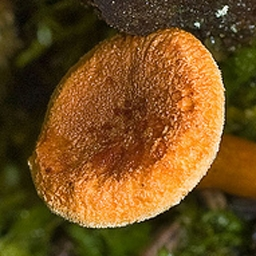
#> input picture core/salient_object_detection/mushrooms/n12997919_1514.jpg, 256 x 256 px; its folder holds only this picture in this run
$ jupyter execute salient_object_detection.ipynb   (older library calls are emulated)
#> lines starting #> are read from the running program, lines starting #| are printed output that depends on the picture
[cell 1]
import cv2
import glob
import tensorflow as tf
import numpy as np
import os
from scipy import misc
import argparse
import sys
# Will use matplotlib for showing the image
from matplotlib import pyplot as plt

print(tf.__version__)

[cell 2]
g_mean = np.array(([126.88,120.24,112.19])).reshape([1,1,3])
output_folder = "./test_output"

[cell 3]
def rgba2rgb(img):
    return img[:,:,:3]*np.expand_dims(img[:,:,3],2)

[cell 4]
def enhance_images():

    print("Enhancing images...")

    if not os.path.exists('./enhanced'):
        os.mkdir('./enhanced')

    input_image_filenames = glob.glob("mushrooms/*.jpg")
    for filename in input_image_filenames:

        image = cv2.imread(filename, cv2.IMREAD_COLOR)
#> image is the input picture: shape (256, 256, 3); mean B, G, R 29.7, 77, 111

        image_yuv = cv2.cvtColor(image, cv2.COLOR_BGR2YUV)
#> image_yuv: shape (256, 256, 3); mean of channels 0, 1, 2 81.8, 102.4, 153.7
        # equalize the histogram of the Y channel
        image_yuv[:,:,0] = cv2.equalizeHist(image_yuv[:,:,0])
#> image_yuv: shape (256, 256, 3); mean of channels 0, 1, 2 128.4, 102.4, 153.7
        output_image = cv2.cvtColor(image_yuv, cv2.COLOR_YUV2BGR)
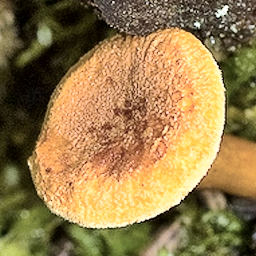
#> output_image: shape (256, 256, 3); mean B, G, R 76.6, 123.6, 150.3

        input_rgb = cv2.cvtColor(image, cv2.COLOR_BGR2RGB)
        output_rgb = cv2.cvtColor(image_yuv, cv2.COLOR_YUV2RGB)
        #plt.imshow(np.hstack((input_rgb,output_rgb)))

        filename_without_path = filename[10:]

        cv2.imwrite('./enhanced/' + filename_without_path, output_image)

[cell 5]
def generate_salience_maps():

    print("Generating salience maps...")

    rgb_folder = "./enhanced"
    gpu_fraction = 1.0

    if not os.path.exists('./salience_maps'):
        os.mkdir('./salience_maps')

    gpu_options = tf.GPUOptions(per_process_gpu_memory_fraction = gpu_fraction)
    with tf.Session(config=tf.ConfigProto(gpu_options = gpu_options)) as sess:
        saver = tf.train.import_meta_graph('./meta_graph/my-model.meta')
        saver.restore(sess,tf.train.latest_checkpoint('./salience_model'))
        image_batch = tf.get_collection('image_batch')[0]
        pred_mattes = tf.get_collection('mask')[0]


        rgb_pths = os.listdir(rgb_folder)
        for rgb_pth in rgb_pths:
            rgb = misc.imread(os.path.join(rgb_folder,rgb_pth))
            if rgb.shape[2]==4:
                rgb = rgba2rgb(rgb)
            origin_shape = rgb.shape
            rgb = np.expand_dims(misc.imresize(rgb.astype(np.uint8),[320,320,3],interp="nearest").astype(np.float32)-g_mean,0)


            feed_dict = {image_batch:rgb}
            pred_alpha = sess.run(pred_mattes,feed_dict = feed_dict)
            final_alpha = misc.imresize(np.squeeze(pred_alpha),origin_shape)
            misc.imsave(os.path.join('./salience_maps',rgb_pth),final_alpha)

[cell 6]
def convert_salience_maps_to_binary_masks():

    print("Converting salience maps to binary masks...")

    if not os.path.exists('./binary_masks'):
        os.mkdir('./binary_masks')

    input_image_filenames = glob.glob("./salience_maps/*.jpg")
    for filename in input_image_filenames:

        image = cv2.imread(filename, cv2.IMREAD_GRAYSCALE)

        (thresh, im_bw) = cv2.threshold(image, 128, 255, cv2.THRESH_BINARY | cv2.THRESH_OTSU)

        before = cv2.cvtColor(image,cv2.COLOR_GRAY2RGB)
        after = cv2.cvtColor(im_bw,cv2.COLOR_GRAY2RGB)
        #plt.imshow(np.hstack((before,after)))

        filename_without_path = filename[16:]

        cv2.imwrite('./binary_masks/' + filename_without_path, im_bw)

[cell 7]
def apply_binary_masks_to_original_images():

    print("Apply binary masks to original images...")

    if not os.path.exists('./extracted'):
        os.mkdir('./extracted')

    mask_filenames = glob.glob("./binary_masks/*.jpg")
    for filename in mask_filenames:

        mask = cv2.imread(filename, cv2.IMREAD_COLOR)
        filename_without_path = filename[15:]
        original = cv2.imread('mushrooms/' + filename_without_path, cv2.IMREAD_COLOR)

        inverted_mask = cv2.bitwise_not(mask)

        subject = cv2.bitwise_and(original, mask)

        extracted = cv2.bitwise_or(subject, inverted_mask)


        original_rgb = cv2.cvtColor(original, cv2.COLOR_BGR2RGB)
        original_and_mask = np.hstack((original_rgb, mask))
        extracted_rgb = cv2.cvtColor(extracted, cv2.COLOR_BGR2RGB)
        original_and_mask_and_extracted = np.hstack((original_and_mask, extracted_rgb))
        #plt.imshow(original_and_mask_and_extracted)

        print(filename_without_path)

        cv2.imwrite('./extracted/' + filename_without_path, extracted)

[cell 8]
enhance_images()
generate_salience_maps()
#> (the call stopped at in generate_salience_maps, `gpu_options = tf.GPUOptions(per_process_gpu_memory_fraction = gpu_frac..`: tensorflow is not available in this run)

$ run again, on core/salient_object_detection/mushrooms/n12997919_4157.jpg
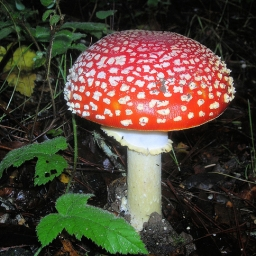
#> input picture core/salient_object_detection/mushrooms/n12997919_4157.jpg, 256 x 256 px
#> in enhance_images, image is the input picture: shape (256, 256, 3); mean B, G, R 53.4, 66.3, 78.9
#> in enhance_images, `output_image = cv2.cvtColor(image_yuv, cv2.COLOR_YUV2BGR)`:
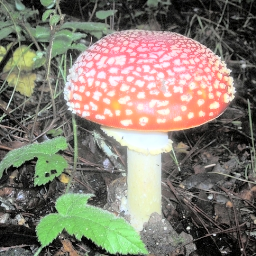
#> output_image: shape (256, 256, 3); mean B, G, R 113.5, 126.3, 133

$ run again, on core/salient_object_detection/mushrooms/n12997919_4955.jpg
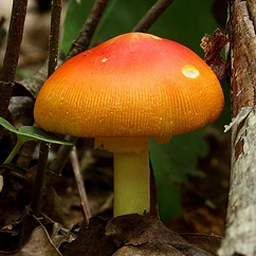
#> input picture core/salient_object_detection/mushrooms/n12997919_4955.jpg, 256 x 256 px
#> in enhance_images, image is the input picture: shape (256, 256, 3); mean B, G, R 28.1, 66.7, 96.8
#> in enhance_images, `output_image = cv2.cvtColor(image_yuv, cv2.COLOR_YUV2BGR)`:
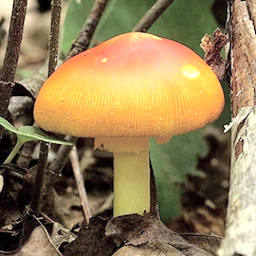
#> output_image: shape (256, 256, 3); mean B, G, R 85, 123.4, 144.3

$ run again, on core/salient_object_detection/mushrooms/n12997919_5244.jpg
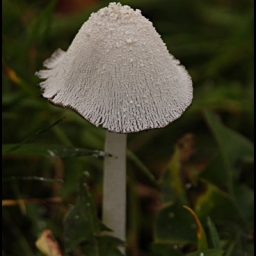
#> input picture core/salient_object_detection/mushrooms/n12997919_5244.jpg, 256 x 256 px
#> in enhance_images, image is the input picture: shape (256, 256, 3); mean B, G, R 38.1, 57.8, 59.2
#> in enhance_images, `output_image = cv2.cvtColor(image_yuv, cv2.COLOR_YUV2BGR)`:
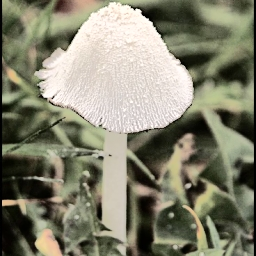
#> output_image: shape (256, 256, 3); mean B, G, R 110.8, 130, 131.3

$ run again, on core/salient_object_detection/mushrooms/n12997919_3129.jpg
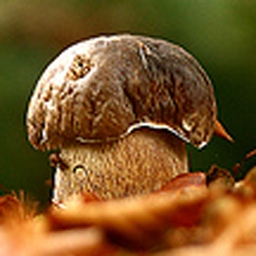
#> input picture core/salient_object_detection/mushrooms/n12997919_3129.jpg, 256 x 256 px
#> in enhance_images, image is the input picture: shape (256, 256, 3); mean B, G, R 38.9, 84.9, 120
#> in enhance_images, `output_image = cv2.cvtColor(image_yuv, cv2.COLOR_YUV2BGR)`:
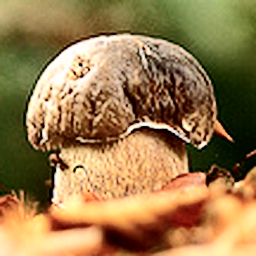
#> output_image: shape (256, 256, 3); mean B, G, R 77.7, 123.1, 153.7
